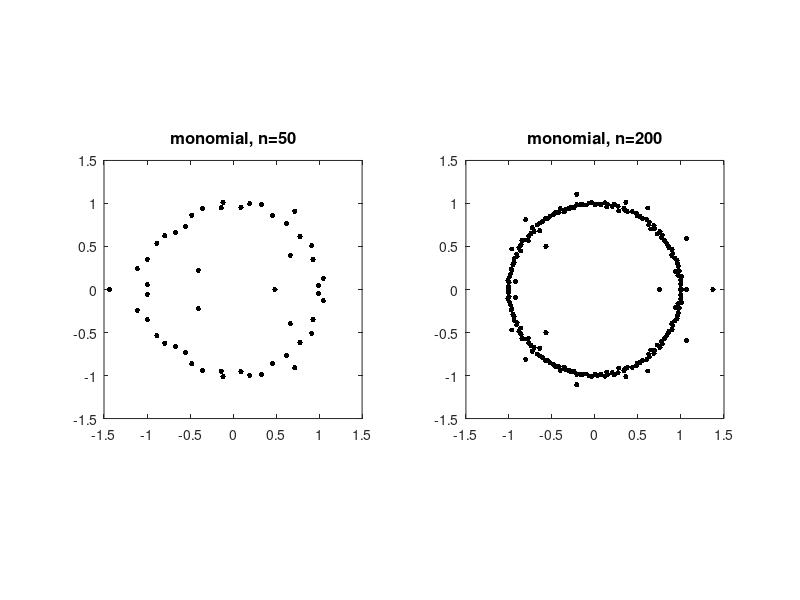

Source code (MATLAB): (Note: this script raises an error after producing the figure.)
%% Roots of random polynomials
% Nick Trefethen, 6th November 2011

%%
% (Chebfun example roots/RandomPolynomials.m)

%%
% If p(z) = a_0 + a_1 z + ... + a_n z^n is a polynomial with random
% coefficients, its roots tend to lie near the unit circle [1,2].
% To be specific, suppose a_0,...,a_(n-1) are independent real
% numbers from the standard normal distribution, with a_n=1.
% Here are typical pictures for n = 50 and 200, based on Matlab's
% ROOTS command.  Incidentally, such computations are numerically
% stable [4];
% the well-known difficulties of polynomial rootfinding pertain mainly
% to problems with roots away from the unit circle and coefficients
% far from random.
nn = [50 200];
MS = 'markersize'; FS = 'fontsize'; ms = 12; fs = 12;
for j = 1:2
    subplot(1,2,j)
    n = nn(j);
    a = [1; randn(n,1)];
    r = roots(a);
    plot(r,'.k',MS,ms)
    axis(1.5*[-1 1 -1 1]), axis square
    title(['monomial, n=' int2str(n)],FS,fs)
end

%%
% The reason these roots lie near the unit circle is that
% the monomials 1, z, z^2,... are orthogonal polynomials defined on
% that set.  For orthogonal polynomials defined on a different region
% of the complex plane, we get roots tending to cluster on the
% boundary of that region [3].  In particular, the best-known families
% of orthogonal polynomials are defined over [-1,1], and random
% polynomials expressed in these bases tend to have roots near
% [-1,1].  The Chebfun ROOTS command provides an easy way to compute
% roots of such polynomials stably.
% For example, here is what happens if we repeat the 
% experiment above but for random polynomials in the basis of
% Chebyshev polynomials, i.e., p = a_0 + a_1 T_1 + ... + a_n T_n.
for j = 1:2
    subplot(1,2,j)
    n = nn(j);
    a = [1; randn(n,1)];
    p = chebfun(a,'coeffs');
    r = roots(p,'all','norecurse');
    plot(r,'.k',MS,ms)
    axis(1.5*[-1 1 -1 1]), axis square
    title(['Chebyshev, n=' int2str(n)],FS,fs)
end

%%
% Legendre polynomials are orthogonal over the same interval [-1,1],
% so the results aren't much different:
for j = 1:2
    subplot(1,2,j)
    n = nn(j);
    a = [1; randn(n,1)];
    A = legpoly(n:-1:0);
    p = A*a;
    r = roots(p,'all','norecurse');
    plot(r,'.k',MS,ms)
    axis(1.5*[-1 1 -1 1]), axis square
    title(['Legendre, n=' int2str(n)],FS,fs)
end

%%
% References:
%
% [1] J. Hammersley, The zeros of a random polynomial,
% Proceedings of the Third Berkeley Symposium on Mathematical
% Statistics and Probability, 1954-1955, U. California Press,
% 1956, pp. 89-111.
%
% [2] L. A. Shepp and R. J. Vanderbei, The complex zeros of
% random polynomials, Transactions of the American Mathematical
% Society 347 (1995), 4365-4384.
%
% [3] B. Shiffman and S. Zelditch, Equilibrium distribution of
% zeros of random polynomials, International Mathematical Research
% Notices, 2003, pp. 25-49.
%
% [4] K.-C. Toh and L. N. Trefethen, Pseudozeros of polynomials and
% pseudospectra of companion matrices, Numerische Mathematik, 68
% (1994), 403-425.
